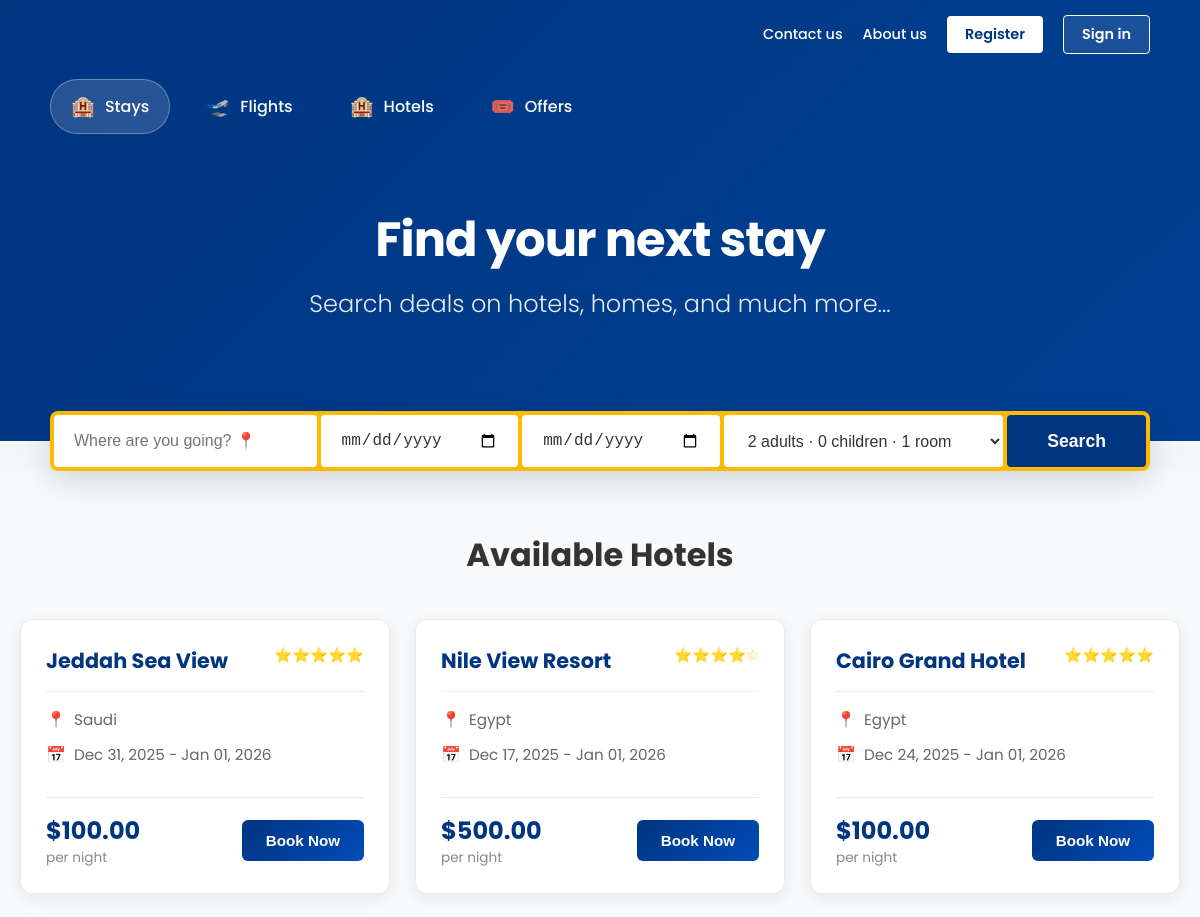
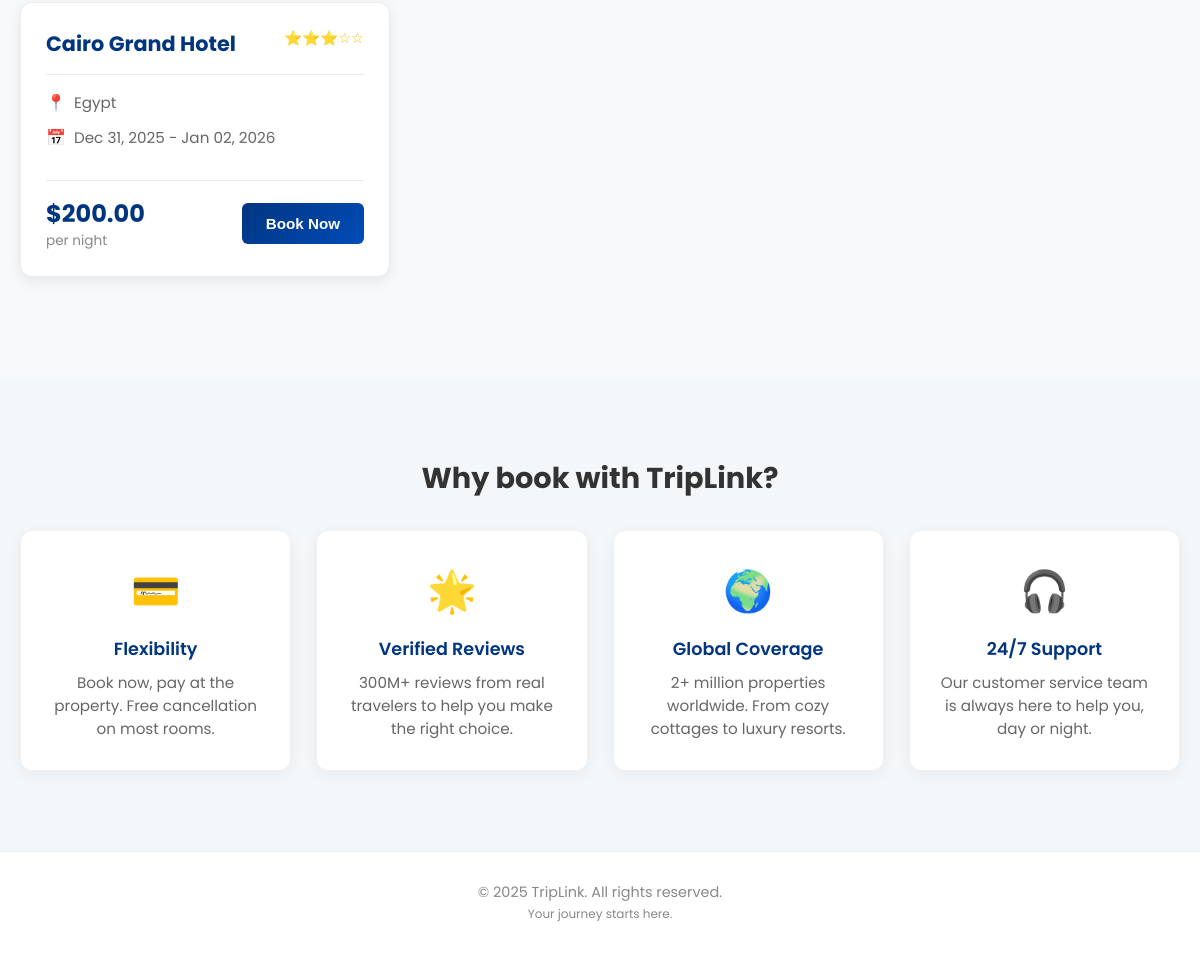
Screenshot of /app/Views/menu.php with the database file from the repository (2 pictures, top to bottom).
### tables this page shows
CREATE TABLE `hotels` (
  `id` int(11) NOT NULL,
  `hotel_name` varchar(100) NOT NULL,
  `city` varchar(50) NOT NULL,
  `price_per_night` decimal(10,2) NOT NULL,
  `rating` decimal(2,1) DEFAULT NULL,
  `created_at` timestamp NOT NULL DEFAULT current_timestamp(),
  `check_in` date DEFAULT NULL,
  `check_out` date DEFAULT NULL,
  `stars` int(11) DEFAULT 5
);

### app/Views/menu.php (the view, shortened to what this page needs)
<?php
$searchLocation = trim($_GET['location'] ?? '');
$searchCheckIn = $_GET['check_in'] ?? '';
$searchCheckOut = $_GET['check_out'] ?? '';
$db = Database::getInstance();
$pdo = $db->getConnection();
$sql = "SELECT * FROM hotels WHERE 1=1";
$params = [];
if (!empty($searchCheckIn) && !empty($searchCheckOut)) {
    if ($searchCheckOut > $searchCheckIn) {
        $sql .= " AND (check_in IS NULL OR (check_in != '1111-02-11' AND check_in <= :check_in))";
        $sql .= " AND (check_out IS NULL OR (check_out != '2222-02-22' AND check_out >= :check_out))";
        $params[':check_in'] = $searchCheckIn;
        $params[':check_out'] = $searchCheckOut;
    }
} elseif (!empty($searchCheckIn)) {
    $sql .= " AND (check_in IS NULL OR (check_in != '1111-02-11' AND check_in <= :check_in))";
    $params[':check_in'] = $searchCheckIn;
} elseif (!empty($searchCheckOut)) {
    $sql .= " AND (check_out IS NULL OR (check_out != '2222-02-22' AND check_out >= :check_out))";
    $params[':check_out'] = $searchCheckOut;
} else {
    $sql .= " AND (check_in IS NULL OR check_in != '1111-02-11')";
    $sql .= " AND (check_out IS NULL OR check_out != '2222-02-22')";
}
$sql .= " ORDER BY id DESC";
$stmt = $pdo->prepare($sql);
$stmt->execute($params);
$hotels = $stmt->fetchAll(PDO::FETCH_ASSOC);
?>
<!DOCTYPE html>
<html lang="en">
<head>
    <link rel="stylesheet" href="/TripLink/public/css/base.css">
    <link rel="stylesheet" href="/TripLink/public/css/menu.css">
</head>
<body>
    <div class="header-container">
        <?php include __DIR__ . '/partials/top-nav.php'; ?>
        <div class="main-nav">
            <a href="#" class="nav-item active">
                <span class="icon">🏨</span> Stays
            </a>
            <a href="flight_form.php" class="nav-item">
                <span class="icon">🛫</span> Flights
            </a>
            <a href="hotel_form.php" class="nav-item">
                <span class="icon">🏨</span> Hotels
            </a>
            <a href="offer.php" class="nav-item">
                <span class="icon">🎟️</span> Offers
            </a>
        </div>
        <div class="headline-section">
            <h1>Find your next stay</h1>
            <h2>Search deals on hotels, homes, and much more...</h2>
        </div>
    </div>
    <div class="search-bar-wrapper">
        <form class="search-bar" action="menu.php" method="GET">
            <div class="search-field">
                <input type="text" name="location" placeholder="Where are you going? 📍" value="<?php echo htmlspecialchars($searchLocation); ?>">
            </div>
            <div class="search-field">
                <input type="date" name="check_in" placeholder="Check-in 📅" value="<?php echo htmlspecialchars($searchCheckIn); ?>">
            </div>
            <div class="search-field">
                <input type="date" name="check_out" placeholder="Check-out 📅" value="<?php echo htmlspecialchars($searchCheckOut); ?>">
            </div>
            <div class="search-field">
                <select name="guests">
                    <option>2 adults · 0 children · 1 room</option>
                </select>
            </div>
            <button type="submit" class="search-btn">Search</button>
        </form>
    </div>
    <div class="hotels-section">
        <div class="container">
            <h2 class="section-title">Available Hotels</h2>
            <?php if (count($hotels) > 0): ?>
                <div class="hotels-grid">
                    <?php foreach ($hotels as $hotel): ?>
                        <div class="hotel-card">
                            <div class="hotel-header">
                                <h3 class="hotel-name"><?php echo htmlspecialchars($hotel['hotel_name']); ?></h3>
                                <div class="hotel-stars">
                                    <?php
                                    $stars = $hotel['stars'] ?? 0;
                                    for ($i = 0; $i < 5; $i++):
                                        echo $i < $stars ? '⭐' : '☆';
                                    endfor;
                                    ?>
                                </div>
                            </div>
                            <div class="hotel-info">
                                <div class="hotel-location">
                                    <span class="icon">📍</span>
                                    <span><?php echo htmlspecialchars($hotel['city']); ?></span>
                                </div>
                                <?php if (!empty($hotel['check_in']) && $hotel['check_in'] != '1111-02-11'): ?>
                                    <div class="hotel-dates">
                                        <span class="icon">📅</span>
                                        <span>
                                            <?php
                                            $checkIn = date('M d, Y', strtotime($hotel['check_in']));
                                            $checkOut = !empty($hotel['check_out']) && $hotel['check_out'] != '2222-02-22'
                                                ? date('M d, Y', strtotime($hotel['check_out']))
                                                : 'N/A';
                                            echo $checkIn . ' - ' . $checkOut;
                                            ?>
                                        </span>
                                    </div>
                                <?php endif; ?>
                            </div>
                            <div class="hotel-footer">
                                <div class="hotel-price">
                                    <span class="price-amount">$<?php echo number_format($hotel['price_per_night'], 2); ?></span>
                                    <span class="price-label">per night</span>
                                </div>
                                <button class="book-btn">Book Now</button>
                            </div>
                        </div>
                    <?php endforeach; ?>
                </div>
            <?php endif; ?>
        </div>
    </div>
    <div class="content-section">
        <h2>Why book with TripLink?</h2>
        <div class="info-cards-container">
            <div class="info-card">
                <span class="icon">💳</span>
                <h3>Flexibility</h3>
                <p>Book now, pay at the property. Free cancellation on most rooms.</p>
            </div>
            <div class="info-card">
                <span class="icon">🌟</span>
                <h3>Verified Reviews</h3>
                <p>300M+ reviews from real travelers to help you make the right choice.</p>
            </div>
            <div class="info-card">
                <span class="icon">🌍</span>
                <h3>Global Coverage</h3>
                <p>2+ million properties worldwide. From cozy cottages to luxury resorts.</p>
            </div>
            <div class="info-card">
                <span class="icon">🎧</span>
                <h3>24/7 Support</h3>
                <p>Our customer service team is always here to help you, day or night.</p>
            </div>
        </div>
    </div>
    <footer>
        &copy; 2025 TripLink. All rights reserved. <br>
        <small>Your journey starts here.</small>
    </footer>
</body>
</html>

### app/Views/partials/top-nav.php (shortened to what this page needs)
<?php
$isLoggedIn = isset($_SESSION['user_id']);
$username = $_SESSION['username'] ?? 'User';
?>
<div class="top-nav">
    <a href="contact.php">Contact us</a>
    <a href="aboutus.php">About us</a>
    <?php if ($isLoggedIn): ?>
        <a href="profile.php" class="profile-link">
            <div class="profile-icon"><?php echo strtoupper(substr($username, 0, 1)); ?></div>
            <span>My Profile</span>
        </a>
    <?php else: ?>
        <a href="signup.php" class="btn-action btn-register">Register</a>
        <a href="login.php" class="btn-action btn-sign-in">Sign in</a>
    <?php endif; ?>
</div>

### public/css/base.css (style rules this page uses)
* { margin: 0; padding: 0; box-sizing: border-box; }
:root { --booking-blue: #003580; --booking-blue-light: #004cb8; --booking-orange: #febb02; --booking-orange-hover: #e3a802; --light-bg: #f4f7f9; --text-dark: #1a1a1a; --gradient-bg: linear-gradient(135deg, #f0f4f8 0%, #d9e2ec 100%); }
body { font-family: 'Poppins', sans-serif; -webkit-font-smoothing: antialiased; -moz-osx-font-smoothing: grayscale; }

### app/Views/partials/top-nav.php (style rules this page uses)
.top-nav { display: flex; justify-content: flex-end; align-items: center; padding: 15px 50px; font-size: 0.9rem; }
.top-nav a { color: white; text-decoration: none; margin-left: 20px; font-weight: 500; transition: opacity 0.2s; }
.top-nav .btn-action { padding: 8px 18px; border-radius: 4px; font-weight: 600; transition: all 0.2s ease; }
.top-nav .btn-register { background-color: white; color: #003580; }
.top-nav .btn-sign-in { background-color: rgba(255,255,255,0.1); color: white; border: 1px solid white; }

### rows the page displays
hotels: hotel_name "Jeddah Sea View", city "Saudi", check_in "Dec 31, 2025", check_out "Jan 01, 2026", price_per_night "100.00"
hotels: hotel_name "Nile View Resort", stars 4 (drawn), city "Egypt", check_in "Dec 17, 2025", check_out "Jan 01, 2026", price_per_night "500.00"
hotels: hotel_name "Cairo Grand Hotel", city "Egypt", check_in "Dec 24, 2025", check_out "Jan 01, 2026", price_per_night "100.00"
hotels: hotel_name "Cairo Grand Hotel", stars 3 (drawn), city "Egypt", check_in "Dec 31, 2025", check_out "Jan 02, 2026", price_per_night "200.00"
